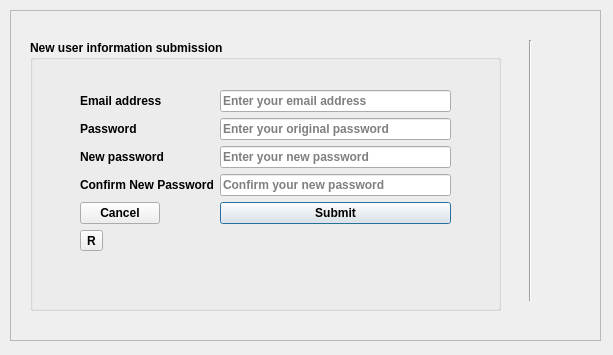
<?xml version="1.0" encoding="UTF-8"?>
<ui version="4.0">
 <class>modify</class>
 <widget class="QWidget" name="modify">
  <property name="geometry">
   <rect>
    <x>0</x>
    <y>0</y>
    <width>613</width>
    <height>355</height>
   </rect>
  </property>
  <property name="windowTitle">
   <string>Form</string>
  </property>
  <widget class="QFrame" name="frame">
   <property name="geometry">
    <rect>
     <x>10</x>
     <y>10</y>
     <width>591</width>
     <height>331</height>
    </rect>
   </property>
   <property name="frameShape">
    <enum>QFrame::StyledPanel</enum>
   </property>
   <property name="frameShadow">
    <enum>QFrame::Raised</enum>
   </property>
   <widget class="Line" name="line">
    <property name="geometry">
     <rect>
      <x>500</x>
      <y>30</y>
      <width>41</width>
      <height>261</height>
     </rect>
    </property>
    <property name="orientation">
     <enum>Qt::Vertical</enum>
    </property>
   </widget>
   <widget class="QGroupBox" name="groupBox">
    <property name="geometry">
     <rect>
      <x>20</x>
      <y>30</y>
      <width>471</width>
      <height>271</height>
     </rect>
    </property>
    <property name="font">
     <font>
      <weight>75</weight>
      <bold>true</bold>
     </font>
    </property>
    <property name="title">
     <string>New user information submission</string>
    </property>
    <widget class="QWidget" name="formLayoutWidget">
     <property name="geometry">
      <rect>
       <x>50</x>
       <y>50</y>
       <width>371</width>
       <height>175</height>
      </rect>
     </property>
     <layout class="QFormLayout" name="formLayout">
      <item row="0" column="0">
       <widget class="QLabel" name="label">
        <property name="font">
         <font>
          <weight>75</weight>
          <bold>true</bold>
         </font>
        </property>
        <property name="text">
         <string>Email address</string>
        </property>
       </widget>
      </item>
      <item row="0" column="1">
       <widget class="QLineEdit" name="emailline">
        <property name="placeholderText">
         <string>Enter your email address</string>
        </property>
       </widget>
      </item>
      <item row="1" column="0">
       <widget class="QLabel" name="label_2">
        <property name="font">
         <font>
          <weight>75</weight>
          <bold>true</bold>
         </font>
        </property>
        <property name="text">
         <string>Password</string>
        </property>
       </widget>
      </item>
      <item row="1" column="1">
       <widget class="QLineEdit" name="passwwordline">
        <property name="placeholderText">
         <string>Enter your original password</string>
        </property>
       </widget>
      </item>
      <item row="2" column="0">
       <widget class="QLabel" name="label_3">
        <property name="font">
         <font>
          <weight>75</weight>
          <bold>true</bold>
         </font>
        </property>
        <property name="text">
         <string>New password</string>
        </property>
       </widget>
      </item>
      <item row="2" column="1">
       <widget class="QLineEdit" name="lineEdit">
        <property name="placeholderText">
         <string>Enter your new password</string>
        </property>
       </widget>
      </item>
      <item row="4" column="0">
       <widget class="QPushButton" name="Cancel_but">
        <property name="font">
         <font>
          <weight>75</weight>
          <bold>true</bold>
         </font>
        </property>
        <property name="text">
         <string>Cancel</string>
        </property>
       </widget>
      </item>
      <item row="4" column="1">
       <widget class="QPushButton" name="submit_but">
        <property name="font">
         <font>
          <weight>75</weight>
          <bold>true</bold>
         </font>
        </property>
        <property name="text">
         <string>Submit</string>
        </property>
        <property name="default">
         <bool>true</bool>
        </property>
       </widget>
      </item>
      <item row="5" column="0">
       <widget class="QToolButton" name="reset_but">
        <property name="font">
         <font>
          <weight>75</weight>
          <bold>true</bold>
         </font>
        </property>
        <property name="text">
         <string>R</string>
        </property>
       </widget>
      </item>
      <item row="3" column="0">
       <widget class="QLabel" name="label_4">
        <property name="text">
         <string>Confirm New Password</string>
        </property>
       </widget>
      </item>
      <item row="3" column="1">
       <widget class="QLineEdit" name="lineEdit_2">
        <property name="placeholderText">
         <string>Confirm your new password</string>
        </property>
       </widget>
      </item>
     </layout>
    </widget>
   </widget>
  </widget>
 </widget>
 <resources/>
 <connections/>
</ui>
